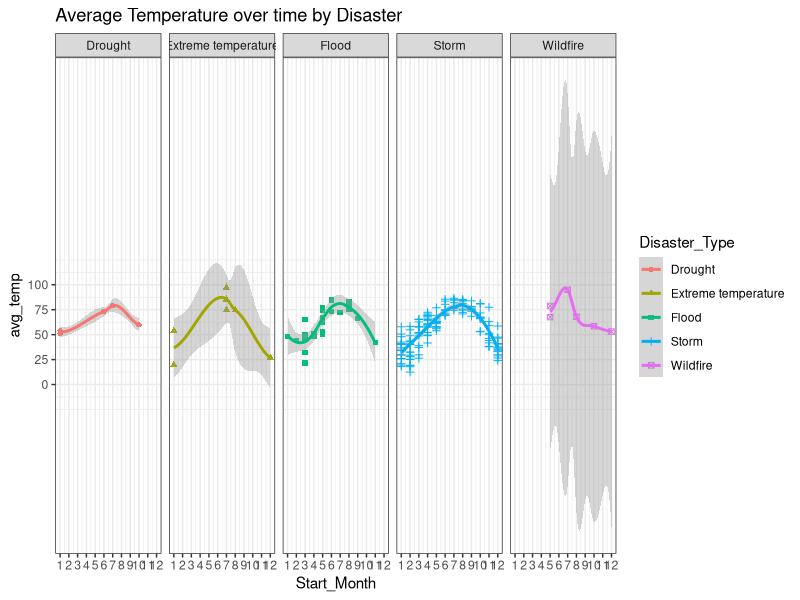
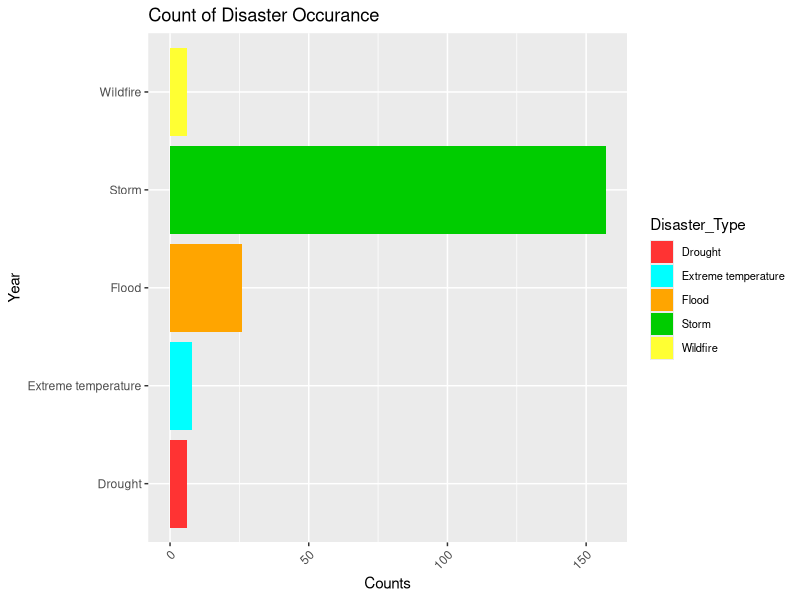
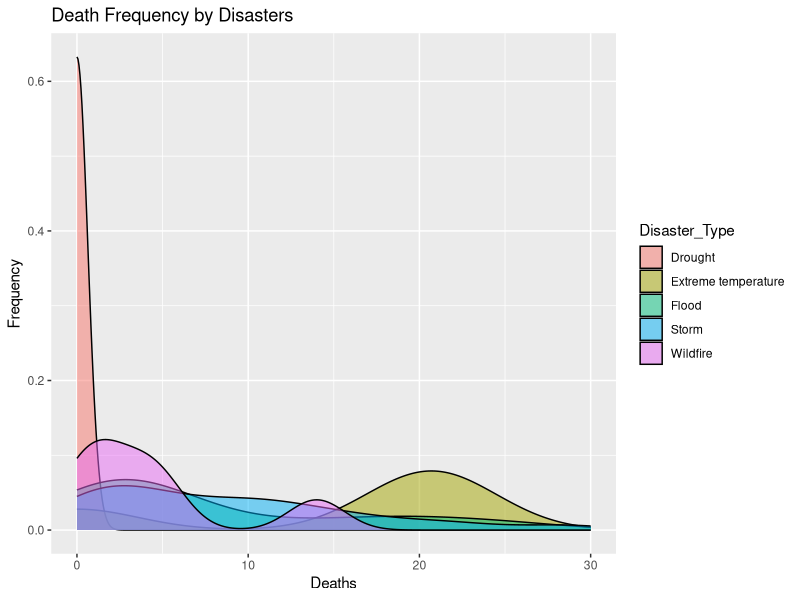

Source code (R) for these figures, in order:
## ---- chunk 1
knitr::opts_chunk$set(echo = TRUE, eval = TRUE, fig.align = "center", warning = F, message = F,
tidy=TRUE, tidy.opts=list(width.cutoff=60), R.options=list(max.print=100))
## ---- chunk 2
# read your datasets in here, e.g., with read_csv()
library(tidyverse)
# https://www.kaggle.com/brsdincer/all-natural-disasters-19002021-eosdis
data1 <- read_csv("2000-2021_DISASTERS.csv")

# https://www.weather.gov/wrh/climate
data2 <- read_csv("Temp.csv")

# https://about.usps.com/who-we-are/postal-history/state-abbreviations.htm
data3 <- read_csv("State_Abbrev.csv")
## ---- chunk 3
# Select only United States data from all disaster file, exclude all 2021 information since it's incomplete
data1 <- data1 %>%
  filter(Country == "United States of America (the)") %>%
  filter(Year < 2021) %>%
  select(Year, "Disaster_Type", "Location", "Start_Month", "Total_Deaths")

# Weather data excluding 2021's information becuase 2021 information is incomplete and can potentailly cause a lot of errors in calculation 
data2 <- data2 %>%
  filter(Year < 2021) 

# Pivot longer the location into individual location by names separating using commas
data1 <- data1 %>%
  pivot_longer(Location, names_to = "names", values_to = "values") %>%
  separate(values, into = c("Loc_1","Loc_2","Loc_3", "Loc_4", "Loc_5"), sep = ",") %>%
  pivot_longer(c("Loc_1":"Loc_5"),names_to = "Loc", values_to = "Location") %>%
  select(-c("names","Loc"))

# Pivot_longer the dataset for joining later 
data2 <- data2 %>%
  pivot_longer(2:13, names_to="month", values_to="avg_temp")

head(data1)
## ---- chunk 4
# Changing NA deaths to 0, removing all rows with NA locations 
data1 <- data1 %>%
  mutate(Deaths = ifelse(is.na(Total_Deaths),0, Total_Deaths)) %>%
  select(-Total_Deaths) %>%
  na.omit(Lcoation)

data1 <- data1 %>%
  na.omit(Location)

# using stringr function (Str_replace_all) to replace string month to numeric
data2 <- data2 %>%
    mutate(month = str_replace(month, "Jan", "1")) %>%
    mutate(month = str_replace(month, "Feb", "2")) %>%
    mutate(month = str_replace(month, "Mar", "3")) %>%
    mutate(month = str_replace(month, "Apr", "4")) %>%
    mutate(month = str_replace(month, "May", "5")) %>%
    mutate(month = str_replace(month, "Jun", "6")) %>%
    mutate(month = str_replace(month, "Jul", "7")) %>%
    mutate(month = str_replace(month, "Aug", "8")) %>%
    mutate(month = str_replace(month, "Sep", "9")) %>%
    mutate(month = str_replace(month, "Oct", "10")) %>%
    mutate(month = str_replace(month, "Nov", "11")) %>%
    mutate(month = str_replace(month, "Dec", "12"))

head(data2)

## ---- chunk 5
Temp_data <- left_join(data2, data3, by=c("State"="Abb"))
Temp_data <- Temp_data %>%
  rename("Location" = "State.y") %>%
  mutate(Start_Month = as.numeric(month)) %>%
  select(-month)

Final_data <- inner_join(data1, Temp_data, by = c("Year","Location","Start_Month"))
Final_data <- Final_data %>%
  mutate(Unique_ID = paste(State,"_",Year,"_",Start_Month))
head(Final_data)

## ---- chunk 6
# Creating summary statistic for deaths 
Final_data %>%
  select(Deaths) %>%
   summarize(AvgDeath = mean(Deaths, na.rm = TRUE), 
            MinDeath = min(Deaths, na.rm = TRUE),
            MaxDeath = max(Deaths, na.rm = TRUE), 
            StdDeath = sd(Deaths, na.rm = TRUE),
            Occurance = n())
  
Final_data %>%
  select(Deaths) %>%
  summarize(quantile(Deaths,probs = seq(0,1,0.25)))
## ---- chunk 7
# Creating summary statistic for temperature 
Final_data %>%
  select(avg_temp) %>%
  summarize(AvgTemp = mean(avg_temp, na.rm = TRUE), 
            MinTemp = min(avg_temp, na.rm = TRUE),
            maxTemp = max(avg_temp, na.rm = TRUE), 
            StdTemp = sd(avg_temp, na.rm = TRUE),
            Occurance = n())
  
Final_data %>%
  select(avg_temp) %>%
  summarize(quantile(avg_temp,probs = seq(0,1,0.25)))
## ---- chunk 8
# Categorical variables
Final_data %>%
  group_by(Year) %>%
  summarize(count = n())

Final_data %>%
  group_by(Disaster_Type) %>%
  summarize(count = n())

Final_data %>%
  group_by(Start_Month) %>%
  summarize(count = n())

Final_data %>%
  group_by(Location) %>%
  summarize(count = n())
## ---- chunk 9
# Analyzing the data through disaster type and average temperature
Final_data %>%
  group_by(Disaster_Type) %>%
  summarize(AvgTemp = mean(avg_temp, na.rm = TRUE), 
            MinTemp = min(avg_temp, na.rm = TRUE),
            maxTemp = max(avg_temp, na.rm = TRUE), 
            StdTemp = sd(avg_temp, na.rm = TRUE),
            Occurance = n()) %>%
  knitr::kable()
## ---- chunk 10
# Data analysis by location and deaths 
Final_data %>% 
  select(Location, Disaster_Type, Deaths) %>%
  group_by(Location, Disaster_Type) %>%
  summarize(death_sum = sum(Deaths)) %>%
  arrange(desc(death_sum))
## ---- chunk 11
# Analyzing the data by dividing temperature
Final_data %>%
  mutate(temp_sel = ifelse(avg_temp <40, "Low", ifelse(avg_temp < 70, "Medium", "High"))) %>%
  group_by(temp_sel) %>%
  filter(temp_sel == "High") %>%
  select(Location, Disaster_Type) %>%
  count(Location, Disaster_Type) %>%
  arrange(desc(n))
  
## ---- chunk 12
F_to_C <- function(temp_F){
  temp_C <- (temp_F - 32) * 5 / 9
  return(temp_C)
}

Final_data %>%
  summarize(C_temp = F_to_C(avg_temp)) %>%
  filter(C_temp <= 0) %>%
  count()
  
26/203 
## ---- chunk 13
Final_data %>%
  ggplot(aes(x=Start_Month, y = avg_temp, shape = Disaster_Type, colour = Disaster_Type)) +
  geom_point(aes(color = Disaster_Type)) +
  scale_x_continuous(breaks = seq(0,12,1)) +
  scale_y_continuous(breaks = seq(0,100, 25)) +
  facet_grid(~Disaster_Type) +
  geom_smooth(method = "loess") + 
  theme_bw() + ggtitle("Average Temperature over time by Disaster")
## ---- chunk 14
Final_data %>%
  group_by(Disaster_Type) %>%
  summarise(number = n()) %>%
  ggplot(aes(x = Disaster_Type, y = number, fill = Disaster_Type)) +
  geom_histogram(stat = 'identity', position = 'dodge') +
  coord_flip() +
  scale_fill_manual(values=c("#FF3333", "#00FFFF", "orange", "#00CC00", "#FFFF33", "#A0A0A0")) + 
  theme(legend.position='right',axis.text.x = element_text(angle=45, hjust=1),legend.text=element_text(size=8))  + xlab('Year') + ylab('Counts') +
  ggtitle("Count of Disaster Occurance")
## ---- chunk 15
Final_data %>%
  group_by(Disaster_Type) %>%
  ggplot(aes(x = Deaths)) +
  geom_density(aes(fill = Disaster_Type), alpha = .5) + 
  theme(legend.position='right')  + xlab('Deaths') + ylab('Frequency') +
  ggtitle("Death Frequency by Disasters") +
  xlim(0,30)
